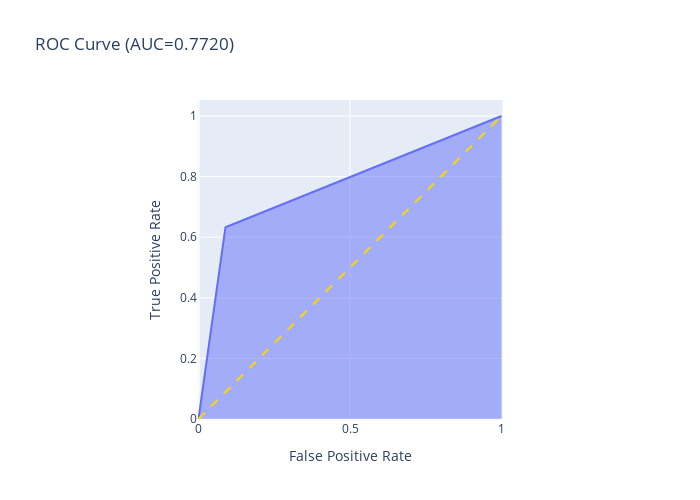

The notebook cell this image was saved under:
### Markdown cell above
**Area Under Curve plot**
 
 Information in Roc Curve is available [here](https://developers.google.com/machine-learning/crash-course/classification/roc-and-auc).

### Code cell
import plotly.express as px
from sklearn.metrics import roc_curve, auc
y_score = Baseline1.predict_proba(X_test)[:, 1]
fpr, tpr, thresholds = roc_curve(y_test, y_score)
fig = px.area(
    x=fpr, y=tpr,
    title=f'ROC Curve (AUC={auc(fpr, tpr):.4f})',
    labels=dict(x='False Positive Rate', y='True Positive Rate'),
    width=700, height=500
)
fig.add_shape(
    type='line', line=dict(color="gold",dash='dash'),
    x0=0, x1=1, y0=0, y1=1
)

fig.update_yaxes(scaleanchor="x", scaleratio=1)
fig.update_xaxes(constrain='domain')
fig.show()

### Figure 1 — Plotly figure (JSON) as saved in the notebook; plotly's stock layout.template omitted (floating-point values rounded to 4 significant figures)
{"data": [{"hovertemplate": "False Positive Rate=%{x}<br>True Positive Rate=%{y}<extra></extra>", "legendgroup": "", "line": {"color": "#636efa"}, "mode": "lines", "name": "", "orientation": "v", "showlegend": false, "stackgroup": "1", "type": "scatter", "x": [0, 0.08901, 1], "xaxis": "x", "y": [0, 0.6329, 1], "yaxis": "y"}], "layout": {"height": 500, "legend": {"tracegroupgap": 0}, "shapes": [{"line": {"color": "gold", "dash": "dash"}, "type": "line", "x0": 0, "x1": 1, "y0": 0, "y1": 1}], "title": {"text": "ROC Curve (AUC=0.7720)"}, "width": 700, "xaxis": {"anchor": "y", "autorange": true, "constrain": "domain", "domain": [0.2176, 0.7824], "range": [-0.0033, 1.003], "title": {"text": "False Positive Rate"}, "type": "linear"}, "yaxis": {"anchor": "x", "autorange": true, "domain": [0, 1], "range": [-0.0033, 1.053], "scaleanchor": "x", "scaleratio": 1, "title": {"text": "True Positive Rate"}, "type": "linear"}}}
